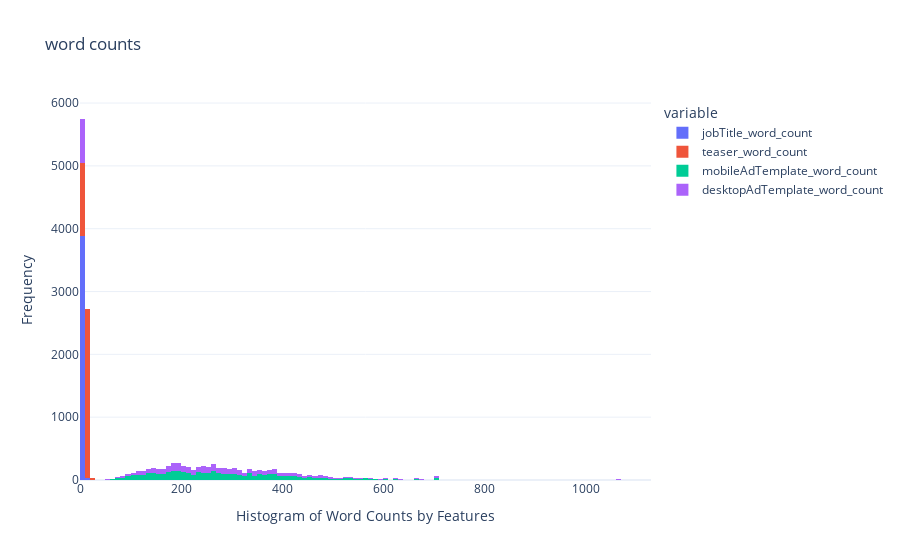

Notebook cell for this chart:
### Markdown cell above
## Visualize word count

### Code cell
import matplotlib.pyplot as plt

# Display the histogram
plt.show()
fig = px.histogram(df, x=['jobTitle_word_count','teaser_word_count','mobileAdTemplate_word_count','desktopAdTemplate_word_count'],
                   template='plotly_white',
                   title='word counts')
fig.update_xaxes(categoryorder='total descending', title='Histogram of Word Counts by Features').update_yaxes(title='Frequency')
fig.show()

### Figure 1 — Plotly figure (JSON) as saved in the notebook; plotly's stock layout.template omitted (floating-point values rounded to 4 significant figures; data arrays with more than 128 entries replaced by an {"elided": "..."} marker saying what was removed)
{"data": [{"alignmentgroup": "True", "bingroup": "x", "hovertemplate": "variable=jobTitle_word_count<br>value=%{x}<br>count=%{y}<extra></extra>", "legendgroup": "jobTitle_word_count", "marker": {"color": "#636efa", "pattern": {"shape": ""}}, "name": "jobTitle_word_count", "offsetgroup": "jobTitle_word_count", "orientation": "v", "showlegend": true, "type": "histogram", "x": {"elided": "3902 int values"}, "xaxis": "x", "yaxis": "y"}, {"alignmentgroup": "True", "bingroup": "x", "hovertemplate": "variable=teaser_word_count<br>value=%{x}<br>count=%{y}<extra></extra>", "legendgroup": "teaser_word_count", "marker": {"color": "#EF553B", "pattern": {"shape": ""}}, "name": "teaser_word_count", "offsetgroup": "teaser_word_count", "orientation": "v", "showlegend": true, "type": "histogram", "x": {"elided": "3902 int values"}, "xaxis": "x", "yaxis": "y"}, {"alignmentgroup": "True", "bingroup": "x", "hovertemplate": "variable=mobileAdTemplate_word_count<br>value=%{x}<br>count=%{y}<extra></extra>", "legendgroup": "mobileAdTemplate_word_count", "marker": {"color": "#00cc96", "pattern": {"shape": ""}}, "name": "mobileAdTemplate_word_count", "offsetgroup": "mobileAdTemplate_word_count", "orientation": "v", "showlegend": true, "type": "histogram", "x": {"elided": "3902 int values"}, "xaxis": "x", "yaxis": "y"}, {"alignmentgroup": "True", "bingroup": "x", "hovertemplate": "variable=desktopAdTemplate_word_count<br>value=%{x}<br>count=%{y}<extra></extra>", "legendgroup": "desktopAdTemplate_word_count", "marker": {"color": "#ab63fa", "pattern": {"shape": ""}}, "name": "desktopAdTemplate_word_count", "offsetgroup": "desktopAdTemplate_word_count", "orientation": "v", "showlegend": true, "type": "histogram", "x": {"elided": "3902 int values"}, "xaxis": "x", "yaxis": "y"}], "layout": {"barmode": "relative", "legend": {"title": {"text": "variable"}, "tracegroupgap": 0}, "title": {"text": "word counts"}, "xaxis": {"anchor": "y", "categoryorder": "total descending", "domain": [0, 1], "title": {"text": "Histogram of Word Counts by Features"}}, "yaxis": {"anchor": "x", "domain": [0, 1], "title": {"text": "Frequency"}}}}
